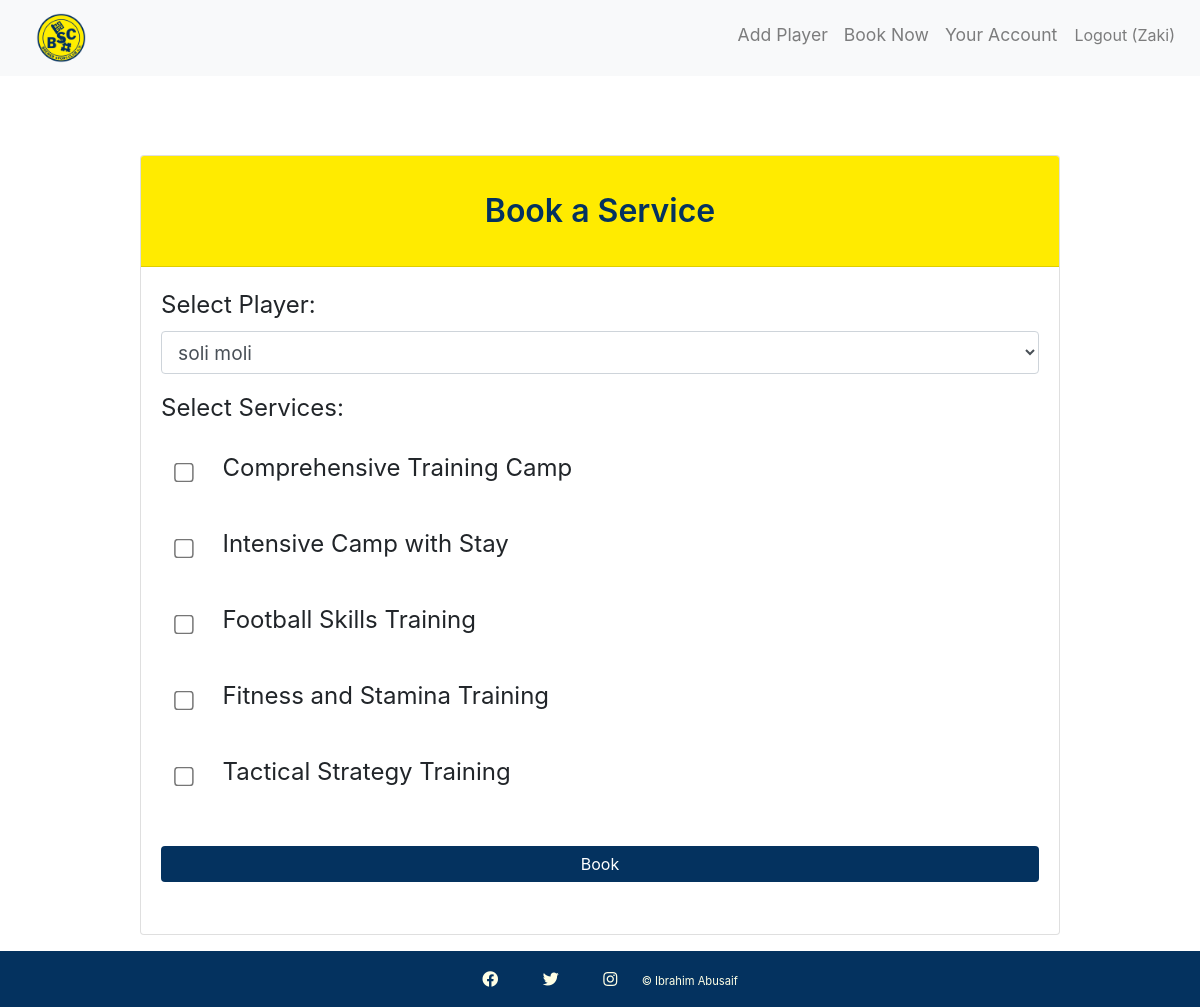
The app's page /book_service/ (signed in) with its own data.
### football_camp/models.py (models this page shows, shortened)
class Service(models.Model):
    TRAININGS = (("skills", "Skills"), ("fitness", "Fitness"), ("tactics", "Tactics"), ("all", "All"))
    title = models.CharField(max_length=100, null=False, blank=False, verbose_name="Service Title")
    focus = models.CharField(max_length=200, verbose_name="Service Focus")
    duration = models.CharField(max_length=100, verbose_name="Service Duration")
    features = models.TextField(verbose_name="Service Features")
    training = models.CharField(max_length=10, choices=TRAININGS, null=True, blank=True, verbose_name="Training Type")
    image = models.ImageField(upload_to='services/', blank=True, null=True, verbose_name="Service Image")
    class Meta:
        verbose_name = "Service"
        verbose_name_plural = "Services"

### football_camp/views.py (the view, shortened to what this page needs)
# urls.py: path('book_service/', views.book_service, name='book_service'),
@login_required
def book_service(request):
    user = request.user
    players = Player.objects.filter(user=user)
    if not players.exists():
        messages.info(request, "You need to add a player first. Please add a player.")
        return redirect('manage_players')
    services = Service.objects.all()
    return render(request, 'football_camp/book_service.html', {'players': players, 'services': services})

### football_camp/templates/football_camp/book_service.html (shortened to what this page needs)
{% extends 'football_camp/base.html' %}
{% block content %}
<div class="container">
    <div class="row justify-content-center">
        <div class="col-md-10">
            <div class="card mt-5">
                <div class="card-header text-center">
                    <h2>Book a Service</h2>
                </div>
                <div class="card-body">
                    <form method="POST" enctype="multipart/form-data">
                        <div class="form-group">
                            <label for="player">Select Player:</label>
                            <select name="player_id" id="player" class="form-control">
                                {% for player in players %}
                                <option value="{{ player.id }}">{{ player.first_name }} {{ player.last_name }}</option>
                                {% endfor %}
                            </select>
                        </div>
                        <div class="form-group">
                            <label for="services">Select Services:</label>
                            {% for service in services %}
                            <div class="form-check form-check-inline full-width">
                                <input class="form-check-input" type="checkbox" name="service_ids" value="{{ service.id }}"
                                    id="service_{{ service.id }}">
                                <label class="form-check-label" for="service_{{ service.id }}">
                                    {{ service.title }}
                                </label>
                            </div>
                            {% endfor %}
                        </div>
                        <div class="text-center">
                            <button type="submit" class="btn btn-primary">Book</button>
                        </div>
                    </form>
                </div>
            </div>
        </div>
    </div>
</div>
{% endblock %}

### football_camp/templates/football_camp/base.html (shortened to what this page needs)
<!DOCTYPE html>
<html lang="en">
<head>
    {% load static %}
    <link rel="stylesheet" href="{% static 'css/style.css' %}">
    <link rel="stylesheet" href="https://maxcdn.bootstrapcdn.com/bootstrap/4.5.2/css/bootstrap.min.css">
    <link rel="stylesheet" href="https://cdnjs.cloudflare.com/ajax/libs/font-awesome/5.15.3/css/all.min.css">
</head>
<body>
    <div class="wrapper">
        <nav class="navbar navbar-expand-lg navbar-light bg-light fixed-top">
            <a class="navbar-brand" href="{% url 'home' %}"><img src="{% static 'images/bsc-logo-.png' %}" alt="bsc-hastet-logo" class="logo-img-nav"></a>
            <div class="collapse navbar-collapse" id="navbarNav">
                <ul class="navbar-nav ml-auto">
                    {% if user.is_authenticated %}
                    <li class="nav-item">
                        <a class="nav-link" href="{% url 'manage_players' %}">Add Player</a>
                    </li>
                    <li class="nav-item">
                        <a class="nav-link" href="{% url 'book_service' %}">Book Now</a>
                    </li>
                    <li class="nav-item">
                        <a class="nav-link" href="{% url 'user_account' %}">Your Account</a>
                    </li>
                    <li class="nav-item">
                        <form method="post" action="{% url 'logout' %}">
                            <button type="submit" class="nav-link btn btn-link" style="cursor: pointer;">Logout
                                ({{ user.username }})</button>
                        </form>
                    </li>
                    {% endif %}
                </ul>
            </div>
        </nav>
        <main class="flex-shrink-0">
            {% block content %}{% endblock %}
        </main>
        <footer class="text-center mt-auto footer">
            <a href="https://facebook.com" target="_blank" class="fab fa-facebook"></a>
            <a href="https://twitter.com" target="_blank" class="fab fa-twitter"></a>
            <a href="https://instagram.com" target="_blank" class="fab fa-instagram"></a>
            <a href="https://github.com/ibra8080" target="_blank" class="copy-right">© Ibrahim Abusaif</a>
        </footer>
    </div>
</body>
</html>

### football_camp/static/css/style.css (style rules this page uses)
html, body { margin: 0; height: 100%; }
.container h2 { color: #04325F; margin-bottom: 1.5rem; margin-top: 1.5rem; font-weight: 600; }
.wrapper { display: flex; min-height: 100vh; flex-direction: column; justify-content: space-between; }
.flex-shrink-0 { padding-top: 75px; }
main { flex: 1; }
.logo-img-nav { height: 50px; margin-left: 20px; }
.nav-item { font-size: 1.3rem; padding-left: 5px; }
.card-header { background-color: #ffeb00 !important; color: #04325F; }
.card-body { padding: 2rem; }
.card-body form { margin-bottom: 1rem; }
.card-body input { width: 100%; }
.card-body label { font-size: 1.3rem; }
.btn-primary { background-color: #04325F !important; border: none !important; color: #FFFFFF; padding: 0.75rem; font-size: 1rem; width: 100%; border-radius: 0; }
.text-center a { color: #04325F; text-decoration: underline; }
.form-group { width: 100%; margin-bottom: 1rem; }
.form-group label { width: 100%; text-align: left; margin-bottom: 0.5rem; }
.form-group input, .form-group select, .form-group textarea { width: 100%; }
.btn-primary { width: 100%; margin-top: 1rem; }
.form-group label, .form-group input::placeholder, .form-group select, .form-group textarea { font-size: 1.5em; }
.form-group input, .form-group select, .form-group textarea { font-size: 1.2em; }
ul { padding: 0; list-style: none; }
ul li { margin-bottom: 0.5rem; }
ul li a { text-decoration: none; color: #04325F; }
.justify-content-center { margin-bottom: 1rem; }
.form-control { width: 100% !important; }
.form-group select, .form-group .form-check-input { width: 50px; }
.btn-primary { width: 100%; margin-top: 1rem; margin-bottom: 1rem; }
.form-check-input { margin-right: 10px; transform: scale(1.5); }
.form-check { display: flex !important; justify-content: space-between; padding-top: 1rem; padding-bottom: 1rem; }
.form-check-label { font-size: 1.5em; margin-left: 10px; }
.text-center { text-align: center; }
.container { margin-top: 2rem; width: 100%; }
footer { background-color: #04325F; color: #FFFFE5; text-align: center; padding: 1rem 0; }
footer .fab { color: #ffffe5; margin: 0px 20px 0px 20px; }
.footer a { color: inherit; transition: color 0.3s ease; text-decoration: none; }
.copy-right { font-size: 0.7rem; }
@media (min-width: 992px) { .nav-item { font-size: 1.1rem; padding-left: 0px; display: flex; margin-top: 2px; } }

### records on screen
Service: title "Comprehensive Training Camp"
Service: title "Intensive Camp with Stay"
Service: title "Football Skills Training"
Service: title "Fitness and Stamina Training"
Service: title "Tactical Strategy Training"

### other values on screen
{{ user.username }} "Zaki"
form field player_id "soli moli"
